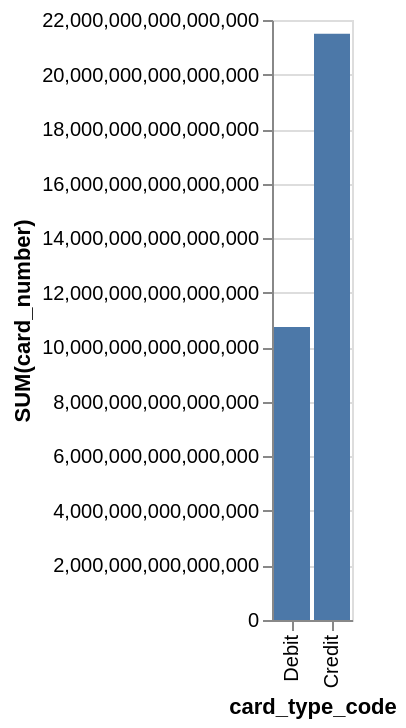

Write a Vega-Lite specification for this figure.
### Vega-Lite specification from a JSON file in a GitHub repository (floating-point values rounded to 4 significant figures)
{"data": {"values": [{"x_data": "Debit", "y_data": 10744938002896200}, {"x_data": "Credit", "y_data": 21491532119475148}]}, "mark": "bar", "encoding": {"x": {"field": "x_data", "type": "nominal", "title": "card_type_code", "sort": "descending"}, "y": {"field": "y_data", "type": "quantitative", "title": "SUM(card_number)"}}}
